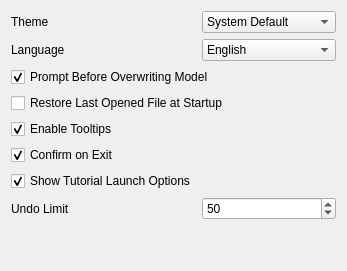
     <widget class="QWidget" name="tabGeneral">
      <attribute name="title">
       <string>General</string>
      </attribute>
      <layout class="QGridLayout" name="gridLayout_17">
       <item row="0" column="0">
        <layout class="QGridLayout" name="gridLayout_2">
         <item row="3" column="0" colspan="2">
          <widget class="QCheckBox" name="checkRestoreLastFile">
           <property name="text">
            <string>Restore Last Opened File at Startup</string>
           </property>
          </widget>
         </item>
         <item row="7" column="0">
          <widget class="QLabel" name="labelUndoLimit">
           <property name="text">
            <string>Undo Limit</string>
           </property>
          </widget>
         </item>
         <item row="4" column="0">
          <widget class="QCheckBox" name="checkTooltips">
           <property name="text">
            <string>Enable Tooltips</string>
           </property>
           <property name="checked">
            <bool>true</bool>
           </property>
          </widget>
         </item>
         <item row="5" column="0">
          <widget class="QCheckBox" name="checkConfirmExit">
           <property name="text">
            <string>Confirm on Exit</string>
           </property>
           <property name="checked">
            <bool>true</bool>
           </property>
          </widget>
         </item>
         <item row="2" column="0" colspan="2">
          <widget class="QCheckBox" name="checkPromptOverwrite">
           <property name="text">
            <string>Prompt Before Overwriting Model</string>
           </property>
           <property name="checked">
            <bool>true</bool>
           </property>
          </widget>
         </item>
         <item row="0" column="1">
          <widget class="QComboBox" name="comboBoxTheme">
           <property name="sizePolicy">
            <sizepolicy hsizetype="Expanding" vsizetype="Fixed">
             <horstretch>0</horstretch>
             <verstretch>0</verstretch>
            </sizepolicy>
           </property>
           <item>
            <property name="text">
             <string>System Default</string>
            </property>
           </item>
           <item>
            <property name="text">
             <string>Light</string>
            </property>
           </item>
           <item>
            <property name="text">
             <string>Dark</string>
            </property>
           </item>
           <item>
            <property name="text">
             <string>Dark Orange</string>
            </property>
           </item>
           <item>
            <property name="text">
             <string>Dracula</string>
            </property>
           </item>
           <item>
            <property name="text">
             <string>Eclippy</string>
            </property>
           </item>
           <item>
            <property name="text">
             <string>Gruvbox Fusion</string>
            </property>
           </item>
           <item>
            <property name="text">
             <string>Light Gray</string>
            </property>
           </item>
           <item>
            <property name="text">
             <string>Manjaroness</string>
            </property>
           </item>
           <item>
            <property name="text">
             <string>Material Dark</string>
            </property>
           </item>
           <item>
            <property name="text">
             <string>Monokai</string>
            </property>
           </item>
           <item>
            <property name="text">
             <string>Nord Fusion</string>
            </property>
           </item>
           <item>
            <property name="text">
             <string>One Dark</string>
            </property>
           </item>
           <item>
            <property name="text">
             <string>Solarized Dark</string>
            </property>
           </item>
           <item>
            <property name="text">
             <string>Solarized Light</string>
            </property>
           </item>
           <item>
            <property name="text">
             <string>Takezo</string>
            </property>
           </item>
           <item>
            <property name="text">
             <string>Tokyo Night Fusion</string>
            </property>
           </item>
          </widget>
         </item>
         <item row="1" column="0">
          <widget class="QLabel" name="labelLanguage">
           <property name="sizePolicy">
            <sizepolicy hsizetype="Minimum" vsizetype="Preferred">
             <horstretch>0</horstretch>
             <verstretch>0</verstretch>
            </sizepolicy>
           </property>
           <property name="text">
            <string>Language</string>
           </property>
          </widget>
         </item>
         <item row="1" column="1">
          <widget class="QComboBox" name="comboBoxLanguage">
           <property name="sizePolicy">
            <sizepolicy hsizetype="Expanding" vsizetype="Fixed">
             <horstretch>0</horstretch>
             <verstretch>0</verstretch>
            </sizepolicy>
           </property>
           <item>
            <property name="text">
             <string>English</string>
            </property>
           </item>
           <item>
            <property name="text">
             <string>French</string>
            </property>
           </item>
           <item>
            <property name="text">
             <string>German</string>
            </property>
           </item>
           <item>
            <property name="text">
             <string>Spanish</string>
            </property>
           </item>
           <item>
            <property name="text">
             <string>Italian</string>
            </property>
           </item>
          </widget>
         </item>
         <item row="7" column="1">
          <widget class="QSpinBox" name="spinBoxUndoLimit">
           <property name="frame">
            <bool>true</bool>
           </property>
           <property name="minimum">
            <number>5</number>
           </property>
           <property name="maximum">
            <number>100</number>
           </property>
           <property name="value">
            <number>50</number>
           </property>
          </widget>
         </item>
         <item row="0" column="0">
          <widget class="QLabel" name="labelTheme">
           <property name="text">
            <string>Theme</string>
           </property>
          </widget>
         </item>
         <item row="6" column="0">
          <widget class="QCheckBox" name="checkTutorialLaunch">
           <property name="text">
            <string>Show Tutorial Launch Options</string>
           </property>
           <property name="checked">
            <bool>true</bool>
           </property>
          </widget>
         </item>
        </layout>
       </item>
       <item row="1" column="0">
        <spacer name="verticalSpacer">
         <property name="orientation">
          <enum>Qt::Orientation::Vertical</enum>
         </property>
         <property name="sizeHint" stdset="0">
          <size>
           <width>20</width>
           <height>40</height>
          </size>
         </property>
        </spacer>
       </item>
      </layout>
     </widget>
